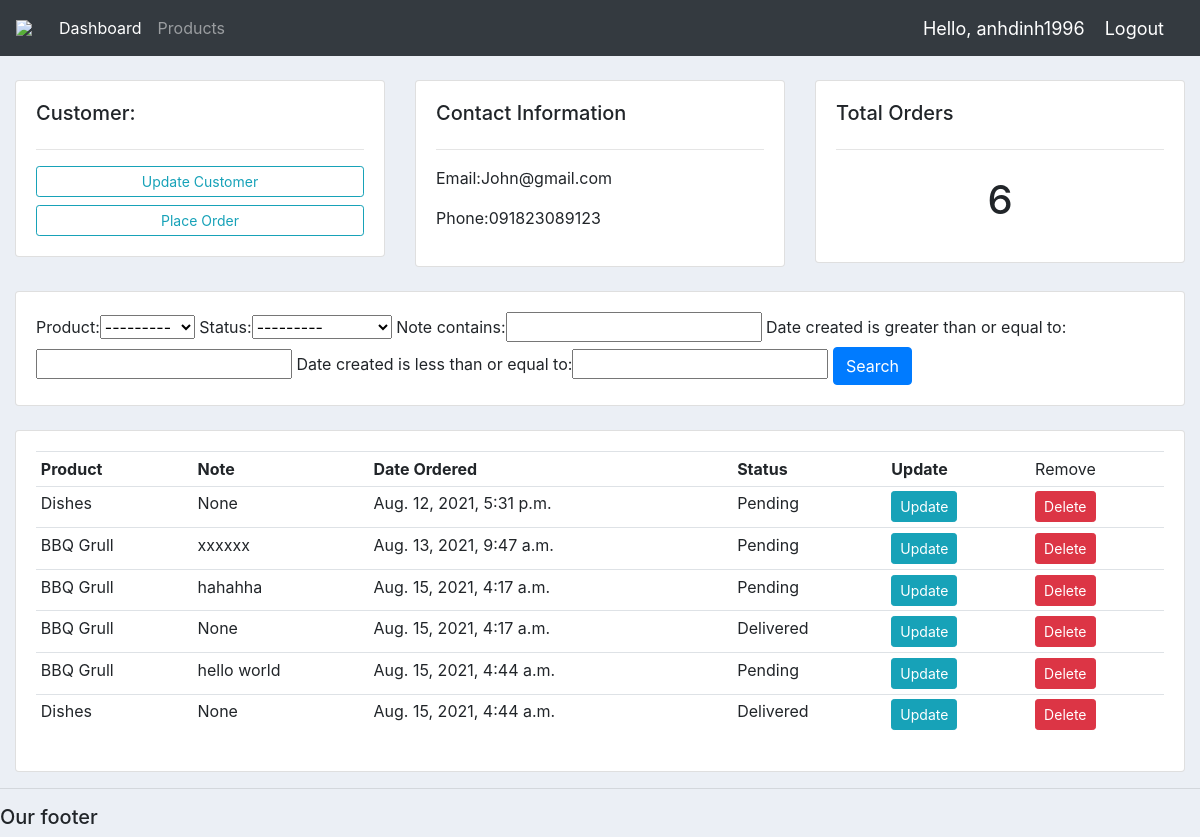
The page /customer/2/ (signed in) on the database its author committed.
### accounts/models.py (models this page shows, shortened)
class Customer(models.Model):
    user = models.OneToOneField(User, null=True, on_delete=models.CASCADE)
    name = models.CharField(max_length=200, null=True)
    phone = models.CharField(max_length=200, null=True)
    email = models.CharField(max_length=200, null=True)
    profile_pic = models.ImageField(null=True, blank=True, default="haha.jpg")
    date_created = models.DateTimeField(auto_now_add = True, null=True)

class Order(models.Model):
    STATUS = (
            ('Pending', 'Pending'),
            ('Out for delivery', 'Out for delivery'),
            ('Delivered', 'Delivered'),
            )
    customer = models.ForeignKey(Customer, null=True, on_delete=models.SET_NULL)
    product = models.ForeignKey(Product,null=True, on_delete=models.SET_NULL)
    date_created = models.DateTimeField(auto_now_add = True,null=True)
    status = models.CharField(max_length=200, null=True, choices=STATUS)
    note = models.CharField(max_length=200, null=True)

class Product(models.Model):
    CATEGORY = (
            ('Indoor', 'Indoor'),
            ('Out Door', 'Out Door'),
            )
    name = models.CharField(max_length=200, null=True)
    price = models.FloatField(null=True)
    category = models.CharField(max_length=200, null=True, choices = CATEGORY)
    description = models.CharField(max_length=200, null=True, blank=True)
    date_created = models.DateTimeField(auto_now_add = True, null=True)
    tags = models.ManyToManyField(Tag)
    def __str__(self):
        return self.name

### accounts/decorators.py (the view)
        def wrapper_func(request, *args, **kwargs):
            group = None
            if request.user.groups.exists():
                group = request.user.groups.all()[0].name
            if group in allowed_roles:
                return view_func(request, *args, **kwargs)
            else:
                return HttpResponse("You are not authorized to view")
            return view_func(request, *args, **kwargs)

### accounts/views.py (called while the page is built)
@login_required(login_url='login')
@allowed_users(allowed_roles=['admin'])
def customer(request,pk_test):
    customer = Customer.objects.get(id=pk_test)
    orders = customer.order_set.all()
    order_count = orders.count()
    myFilter = OrderFilter(request.GET, queryset=orders)
    orders = myFilter.qs
    context = {'customer':customer,'orders':orders,'order_count':order_count,'myFilter':myFilter}
    return render(request,'accounts/customer.html',context)

### accounts/templates/accounts/customer.html
{% extends 'accounts/main.html' %}
{% block content %}
    <br>
<div class="row">
    <div class="col-md">
        <div class="card card-body">
            <h5>Customer:</h5>
            <hr>
            <a class="btn btn-outline-info btn-sm btn-block" href="">Update
            Customer</a>
            <a class="btn btn-outline-info btn-sm btn-block" href="{% url 'create_order' customer.id %}">Place
            Order</a>
        </div>
    </div>
    <div class="col-md">
        <div class="card card-body">
            <h5>Contact Information</h5>
            <hr>
            <p>Email:{{customer.email}} </p>
            <p>Phone:{{customer.phone}} </p>
        </div>
    </div>
    <div class="col-md">
        <div class="card card-body">
            <h5>Total Orders</h5>
            <hr>
            <h1 style="text-align: center;padding:10px">{{order_count}}</h1>
        </div>
    </div>
</div>
<br>
<div class="row">
    <div class="col">
        <div class="card card-body">
            <form method="get">
                {{myFilter.form}}
            <button class="btn btn-primary" type="submit">Search</button>
            </form>
        </div>
    </div>
</div>
<br>
<div class="row">
    <div class="col-md">
        <div class="card card-body">
            <table class="table table-sm">
                <tr>
                    <th>Product</th>
                    <th>Note</th>
                    <th>Date Ordered</th>
                    <th>Status</th>
                    <th>Update</th>
                    <td>Remove</td>
                </tr>
                {% for order in orders %}
                    <tr>
                        <td>{{order.product}}</td>
                        <td>{{order.note}}</td>
                        <td>{{order.date_created}}</td>
                        <td>{{order.status}}</td>
                        <td><a class="btn btn-sm btn-info" href="{% url 'update_order' order.id %}">Update</a></td>
                        <td><a class="btn btn-sm btn-danger" href="{% url 'delete_order' order.id %}">Delete</a></td>
                    </tr>
                {% endfor %}
            </table>
        </div>
    </div>
</div>
{% endblock %}

### accounts/templates/accounts/navbar.html (shortened to what this page needs)
{% load static %}
<nav class="navbar navbar-expand-lg navbar-dark bg-dark">
    <img src="{% static 'images/apple.png' %}">
    <div class="collapse navbar-collapse" id="navbarNav">
      <ul class="navbar-nav">
        {% if request.user.is_staff %}
        <li class="nav-item active">
          <a class="nav-link" href="{% url 'home' %}">Dashboard</a>
        </li>
        <li class="nav-item">
          <a class="nav-link" href="{% url 'products' %}">Products</a>
        </li>
        {% endif %}
      </ul>
    </div>
    <span class="hello-msg">Hello, {{request.user}} </span>
    <span><a class="hello-msg" href="{% url 'logout' %}">Logout</a></span>
  </nav>

### static/css/main.css (style rules this page uses)
body { background-color: #ebeff5; }
img { width: 3%; }

### accounts/templates/accounts/navbar.html (style rules this page uses)
.hello-msg { font-size: 18px; color: #fff; margin-right: 20px }

### rows shown on the page
Customer: email "John@gmail.com", phone "091823089123"
Order: product "Dishes", note "None", date_created "Aug. 12, 2021, 5:31 p.m.", status "Pending"
Order: product "BBQ Grull", note "xxxxxx", date_created "Aug. 13, 2021, 9:47 a.m.", status "Pending"
Order: product "BBQ Grull", note "hahahha", date_created "Aug. 15, 2021, 4:17 a.m.", status "Pending"
Order: product "BBQ Grull", note "None", date_created "Aug. 15, 2021, 4:17 a.m.", status "Delivered"
Order: product "BBQ Grull", note "hello world", date_created "Aug. 15, 2021, 4:44 a.m.", status "Pending"
Order: product "Dishes", note "None", date_created "Aug. 15, 2021, 4:44 a.m.", status "Delivered"

### other values the page prints
{{ request.user }} "anhdinh1996"
{{ order_count }} "6"
